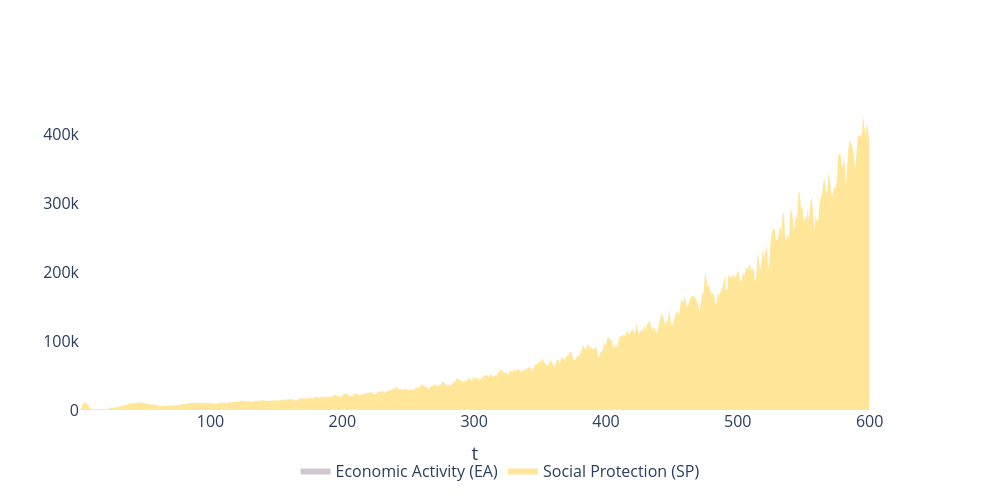

This figure's notebook cell:
### Code cell
# Stacked area: regional govt expenditure components (EA, SP, other) — absolute levels
# with EmploymentRate overlay on secondary y-axis
# RegGov_Expenditure is only in per-region rows; sum across regions then average over runs
import plotly.graph_objects as go
from plotly.subplots import make_subplots

_df = scenario_results["hrhs_1"]
_reg = _df[_df['region'] != 'macro']

agg = (
    _reg.groupby(['run', 't'])[['RegGov_EA', 'RegGov_SP', 'RegGov_Expenditure']]
    .sum()
    .groupby('t')
    .mean()
)

fig2 = make_subplots(specs=[[{"secondary_y": True}]])


fig2.add_trace(go.Scatter(
    x=agg.index, y=agg['RegGov_SP'],
    name='Social Protection (SP)', stackgroup='one',
    fillcolor='#ffe699', line=dict(color='#ffe699', width=0)
), secondary_y=False)
fig2.add_trace(go.Scatter(
    x=agg.index, y=agg['RegGov_EA'],
    name='Economic Activity (EA)', stackgroup='one',
    fillcolor='#d1c7d1', line=dict(color='#d1c7d1', width=0)
), secondary_y=False)



# fig2.update_yaxes(range=[0, 140000], title_text='Regional Govt. Expenditure')

fig2.update_xaxes(title_text='t')
fig2.update_layout(
    # title='Regional Govt Revenue Components',
    height=500, width=1000,
    font=dict(size=16),
    legend=dict(orientation='h', yanchor='bottom', y=-0.25, xanchor='center', x=0.5),
    plot_bgcolor='white', paper_bgcolor='white'
)
fig2

### Figure 1 — Plotly figure (JSON) as saved in the notebook; plotly's stock layout.template omitted (floating-point values rounded to 4 significant figures; data arrays with more than 128 entries replaced by an {"elided": "..."} marker saying what was removed)
{"data": [{"fillcolor": "#ffe699", "line": {"color": "#ffe699", "width": 0}, "name": "Social Protection (SP)", "stackgroup": "one", "type": "scatter", "x": {"elided": "600 int values"}, "xaxis": "x", "y": {"elided": "600 float values"}, "yaxis": "y"}, {"fillcolor": "#d1c7d1", "line": {"color": "#d1c7d1", "width": 0}, "name": "Economic Activity (EA)", "stackgroup": "one", "type": "scatter", "x": {"elided": "600 int values"}, "xaxis": "x", "y": {"elided": "600 float values"}, "yaxis": "y"}], "layout": {"font": {"size": 16}, "height": 500, "legend": {"orientation": "h", "x": 0.5, "xanchor": "center", "y": -0.25, "yanchor": "bottom"}, "paper_bgcolor": "white", "plot_bgcolor": "white", "width": 1000, "xaxis": {"anchor": "y", "domain": [0, 0.94], "title": {"text": "t"}}, "yaxis": {"anchor": "x", "domain": [0, 1]}, "yaxis2": {"anchor": "x", "overlaying": "y", "side": "right"}}}
